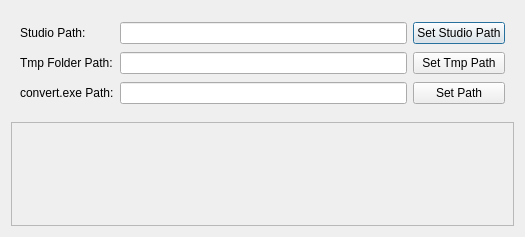
<?xml version="1.0" encoding="UTF-8"?>
<ui version="4.0">
 <class>Dialog</class>
 <widget class="QDialog" name="Dialog">
  <property name="geometry">
   <rect>
    <x>0</x>
    <y>0</y>
    <width>525</width>
    <height>237</height>
   </rect>
  </property>
  <property name="windowTitle">
   <string>Sudio Setting</string>
  </property>
  <layout class="QVBoxLayout" name="verticalLayout">
   <item>
    <widget class="QFrame" name="main_frame">
     <property name="frameShape">
      <enum>QFrame::NoFrame</enum>
     </property>
     <property name="frameShadow">
      <enum>QFrame::Raised</enum>
     </property>
     <layout class="QGridLayout" name="gridLayout">
      <item row="0" column="0">
       <widget class="QLabel" name="label">
        <property name="text">
         <string>Studio Path:</string>
        </property>
       </widget>
      </item>
      <item row="1" column="1">
       <widget class="QLineEdit" name="set_tmp_field"/>
      </item>
      <item row="1" column="2">
       <widget class="QPushButton" name="set_tmp_button">
        <property name="text">
         <string>Set Tmp Path</string>
        </property>
        <property name="autoDefault">
         <bool>false</bool>
        </property>
       </widget>
      </item>
      <item row="1" column="0">
       <widget class="QLabel" name="label_2">
        <property name="text">
         <string>Tmp Folder Path:</string>
        </property>
       </widget>
      </item>
      <item row="0" column="1">
       <widget class="QLineEdit" name="set_studio_field"/>
      </item>
      <item row="0" column="2">
       <widget class="QPushButton" name="set_studio_button">
        <property name="text">
         <string>Set Studio Path</string>
        </property>
        <property name="autoDefault">
         <bool>true</bool>
        </property>
       </widget>
      </item>
      <item row="2" column="0">
       <widget class="QLabel" name="label_3">
        <property name="text">
         <string>convert.exe Path:</string>
        </property>
       </widget>
      </item>
      <item row="2" column="1">
       <widget class="QLineEdit" name="set_convert_exe_field"/>
      </item>
      <item row="2" column="2">
       <widget class="QPushButton" name="set_convert_button">
        <property name="text">
         <string>Set Path</string>
        </property>
        <property name="autoDefault">
         <bool>false</bool>
        </property>
       </widget>
      </item>
     </layout>
    </widget>
   </item>
   <item>
    <widget class="QFrame" name="additional_frame">
     <property name="sizePolicy">
      <sizepolicy hsizetype="Preferred" vsizetype="Minimum">
       <horstretch>0</horstretch>
       <verstretch>0</verstretch>
      </sizepolicy>
     </property>
     <property name="frameShape">
      <enum>QFrame::StyledPanel</enum>
     </property>
     <property name="frameShadow">
      <enum>QFrame::Raised</enum>
     </property>
    </widget>
   </item>
  </layout>
 </widget>
 <resources/>
 <connections/>
</ui>
